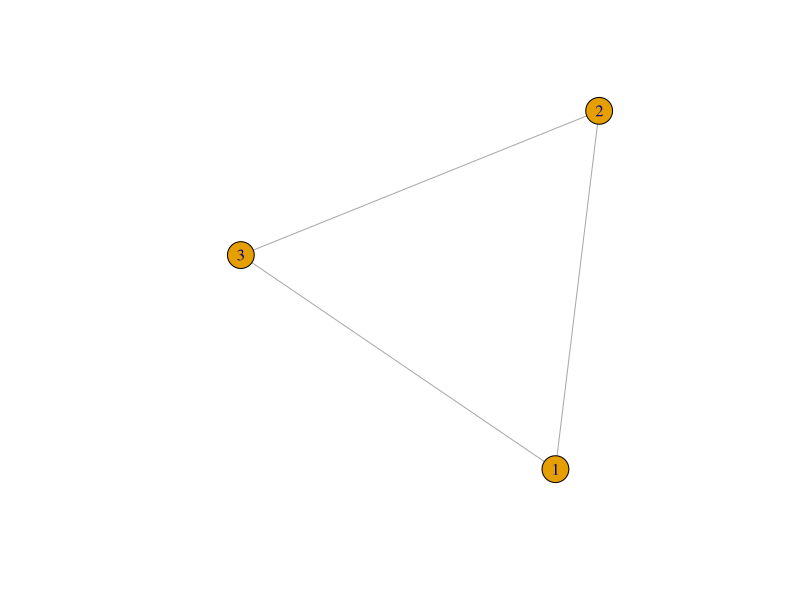

Recreate this plot in R.
#IGRAPH
install.packages("igraph")

library("igraph")

#bit.ly/netscix2016
#Tutorial igraph

g1 <- graph( edges=c(1,2, 2,3, 3,1),n=3,directed=F)
plot(g1)
